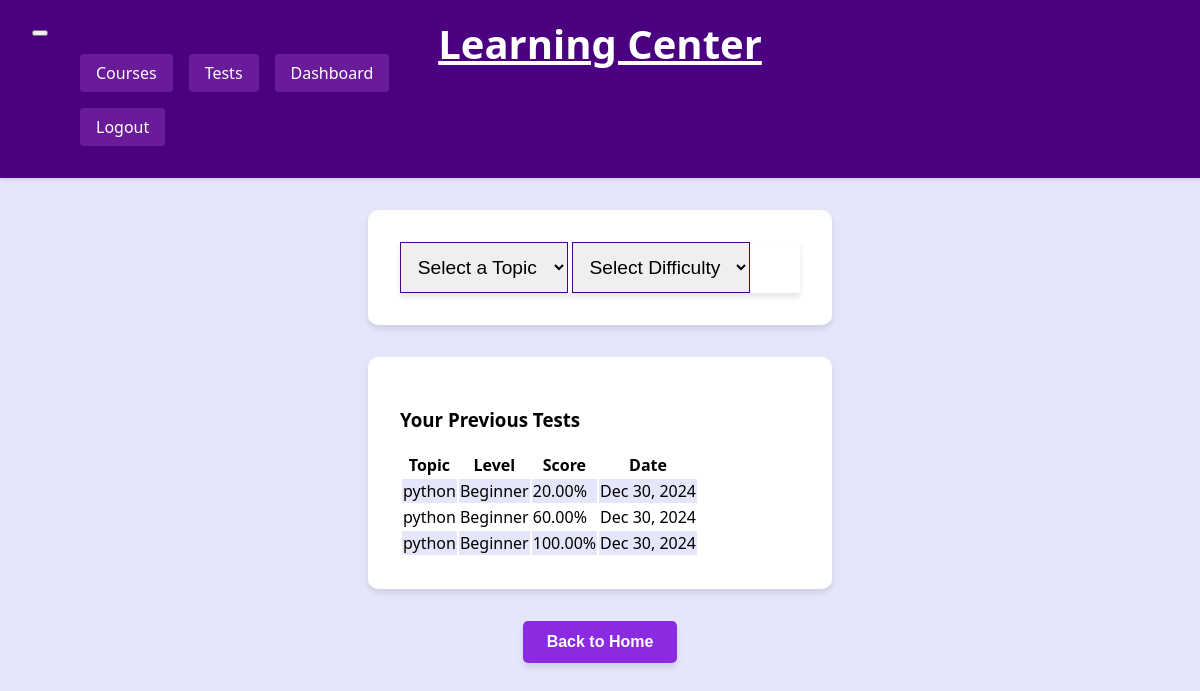
Page /tests/ (signed in) on the committed database.
### courses/models.py (models this page shows, shortened)
class TestResult(models.Model):
    LEVELS = [
        ('beginner', 'Beginner'),
        ('intermediate', 'Intermediate'),
        ('advanced', 'Advanced')
    ]
    user = models.ForeignKey(User, on_delete=models.CASCADE)
    topic = models.CharField(max_length=100)
    level = models.CharField(max_length=20, choices=LEVELS, default='beginner')  # Changed from integer to CharField
    score = models.DecimalField(max_digits=5, decimal_places=2)
    total_questions = models.IntegerField()
    correct_answers = models.IntegerField()
    completed_at = models.DateTimeField(auto_now_add=True)
    class Meta:
        ordering = ['-completed_at']

### courses/views.py (the view, shortened to what this page needs)
# urls.py: path('tests/', views.test_list, name='test_list'),
@login_required
def test_list(request):
    topics = Course.TOPICS
    levels = Question.LEVELS
    questions = None
    selected_topic = None
    selected_difficulty = None
    topic = request.GET.get('topic')
    difficulty = request.GET.get('difficulty')
    print(f"Topic: {topic}, Difficulty: {difficulty}")  # Debug print
    context = {
        'topics': topics,
        'levels': levels,
        'questions': questions,
        'selected_topic': selected_topic,
        'selected_difficulty': selected_difficulty,
        'topic': topic,
        'difficulty': difficulty,
        'user_results': TestResult.objects.filter(user=request.user)
    }
    return render(request, 'courses/test_list.html', context)

### courses/context_processors.py (called while the page is built)
def user_stats(request):
    if request.user.is_authenticated:
        return {
            'total_courses': Course.objects.filter(author=request.user).count(),
            'total_tests': TestResult.objects.filter(user=request.user).count(),
        }
    return {}

### courses/templates/courses/test_list.html (shortened to what this page needs)
{% extends 'courses/base.html' %}
{% block content %}
<div class="container">
     <div class="filter-container">
    <div class="row mb-4">
        <div class="col-md-12">
            <div class="card">
                <div class="card-body">
                    <form method="GET" class="d-flex gap-3">
                        <select name="topic" class="form-select" onchange="this.form.submit()">
                            <option value="">Select a Topic</option>
                        </select>
                        <select name="difficulty" class="form-select" onchange="this.form.submit()">
                            <option value="">Select Difficulty</option>
                        </select>
                    </form>
                </div>
            </div>
        </div>
    </div>
    </div>
    {% if user_results %}
    <div class="filter-container">
    <div class="row mt-4">
        <div class="col-12">
            <h3>Your Previous Tests</h3>
            <div class="table-responsive">
                <table class="table table-striped">
                    <thead>
                        <tr>
                            <th>Topic</th>
                            <th>Level</th>
                            <th>Score</th>
                            <th>Date</th>
                        </tr>
                    </thead>
                    <tbody>
                        {% for result in user_results %}
                        <tr>
                            <td>{{ result.topic }}</td>
                            <td>{{ result.level|title }}</td>
                            <td>{{ result.score }}%</td>
                            <td>{{ result.completed_at|date:"M d, Y" }}</td>
                        </tr>
                        {% endfor %}
                    </tbody>
                </table>
            </div>
        </div>
        </div>
    </div>
    {% endif %}
</div>
{% endblock %}

### courses/templates/courses/base.html (shortened to what this page needs)
{% load static %}
<!DOCTYPE html>
<html lang="en">
<head>
    <link href="{% static 'courses/style.css' %}" rel="stylesheet">
</head>
<body>
    <nav class="navbar navbar-expand-lg navbar-dark bg-dark">
        <div class="container">
            <a class="navbar-brand" href="{% url 'courses:home' %}">Learning Center</a>
            <button class="navbar-toggler" type="button" data-bs-toggle="collapse" data-bs-target="#navbarNav">
            </button>
            <div class="collapse navbar-collapse" id="navbarNav">
                <ul class="navbar-nav me-auto">
                    <li class="nav-item">
                        <a class="nav-link" href="{% url 'courses:course_list' %}">Courses</a>
                    </li>
                    <li class="nav-item">
                        <a class="nav-link" href="{% url 'courses:test_list' %}">Tests</a>
                    </li>
                    {% if user.is_authenticated %}
                    <li class="nav-item">
                        <a class="nav-link" href="{% url 'courses:dashboard' %}">Dashboard</a>
                    </li>
                    {% endif %}
                </ul>
                <ul class="navbar-nav">
                    {% if user.is_authenticated %}
                    <li class="nav-item">
                        <a class="nav-link" href="{% url 'courses:logout' %}">Logout</a>
                    </li>
                    {% else %}
                    <li class="nav-item">
                        <a class="nav-link" href="{% url 'courses:login' %}">Login</a>
                    </li>
                    {% endif %}
                </ul>
            </div>
        </div>
    </nav>
    <div class="container mt-4">
        {% block content %}{% endblock %}
        <div class="back-button-container">
            <button onclick="window.location.href = 'http://127.0.0.1:3000/home';" class="back-button">
                Back to Home
            </button>
        </div>
    </div>
</body>
</html>

### courses/static/courses/style.css (style rules this page uses)
:root { --primary-light: #e6e6fa; --primary-dark: #4b0082; --accent-light: #f8f8ff; --accent-dark: #2b0047; --text-light: #ffffff; --text-dark: #000000; --success: #28a745; --warning: #ffc107; --danger: #dc3545; --nav-button: #6a1b9a; }
body { background-color: var(--primary-light); color: var(--text-dark); font-family: 'Segoe UI', Tahoma, Geneva, Verdana, sans-serif; margin: 0; padding: 0; }
.navbar { background-color: var(--primary-dark) !important; box-shadow: 0 2px 4px rgba(0, 0, 0, 0.1); padding: 1rem 2rem; }
.navbar-brand { color: var(--text-light) !important; font-size: 2.5rem !important; font-weight: bold; position: absolute; left: 50%; transform: translateX(-50%); }
.navbar-nav { margin-left: auto; display: flex; align-items: center; }
.nav-item { list-style: none; margin: 0 0.5rem; }
.nav-link { color: var(--text-light) !important; background-color: var(--nav-button); padding: 0.5rem 1rem !important; border-radius: 4px; transition: all 0.3s ease; text-decoration: none; display: inline-block; }
.card { background-color: var(--text-light); border: none; box-shadow: 0 4px 6px rgba(0, 0, 0, 0.1); transition: transform 0.2s; }
.filter-container { max-width: 400px; margin: 2rem auto; padding: 2rem; background-color: var(--text-light); border-radius: 10px; box-shadow: 0 4px 6px rgba(0, 0, 0, 0.1); }
.filter-container select, .filter-container input { font-size: 1.2rem; padding: 0.8rem; }
.form-control, .form-select { border: 1px solid var(--primary-dark); }
.table { background-color: var(--text-light); }
.table-striped tbody tr:nth-of-type(odd) { background-color: var(--primary-light); }

### courses/templates/courses/base.html (style rules this page uses)
.back-button { padding: 12px 24px; font-size: 16px; font-weight: bold; background-color: #8a2be2; color: white; border: none; border-radius: 5px; transition: background-color 0.3s ease; box-shadow: 0 4px 6px rgba(0, 0, 0, 0.1); }
.back-button-container { text-align: center; margin-top: 30px; }

### rows in the picture
TestResult: topic "python", level "Beginner", score "20.00", completed_at "Dec 30, 2024"
TestResult: topic "python", level "Beginner", score "60.00", completed_at "Dec 30, 2024"
TestResult: topic "python", level "Beginner", score "100.00", completed_at "Dec 30, 2024"
